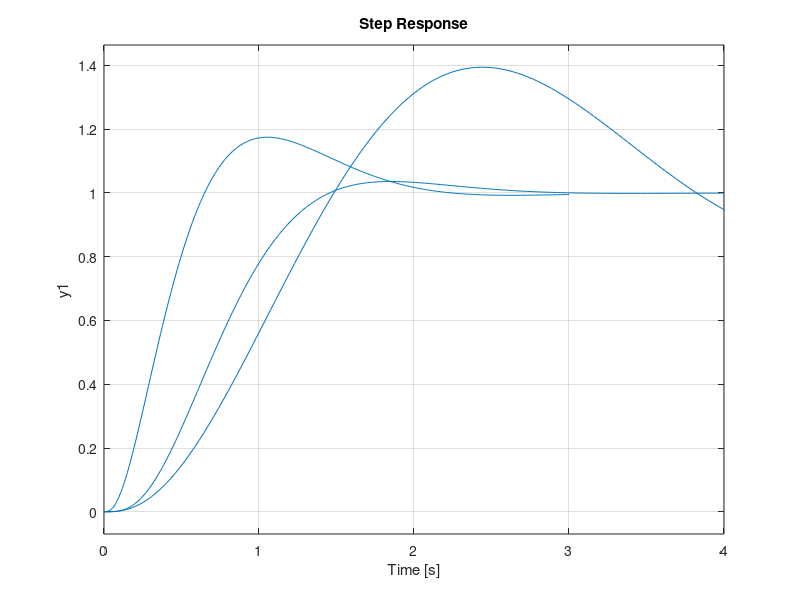

Write the MATLAB code that produced this figure.
%-----------------------------------------------------------------------%
%                     GNU GENERAL PUBLIC LICENSE                        %
%                       Version 3, 29 June 2007                         %
%                                                                       %
%         This script shows the affect of adding a pre filter           %
%                  Copyright © 2020  Matthew J Read                     %
% ----------------------------------------------------------------------%
s = tf('s');
K = 2.43;
g = (1*20)/(s*(s+1)*(s+10));
G = (g*((14*(s+2))/(s+28)));
gcl = feedback(g,1,-1);
Gcl = feedback((G*K),1,-1);

step(gcl)
hold on
step(Gcl)
grid on
xlim([0 20])
hold on

pf = 2/(s+2);
step(pf*Gcl)
% ----------------------------------------------------------------------%